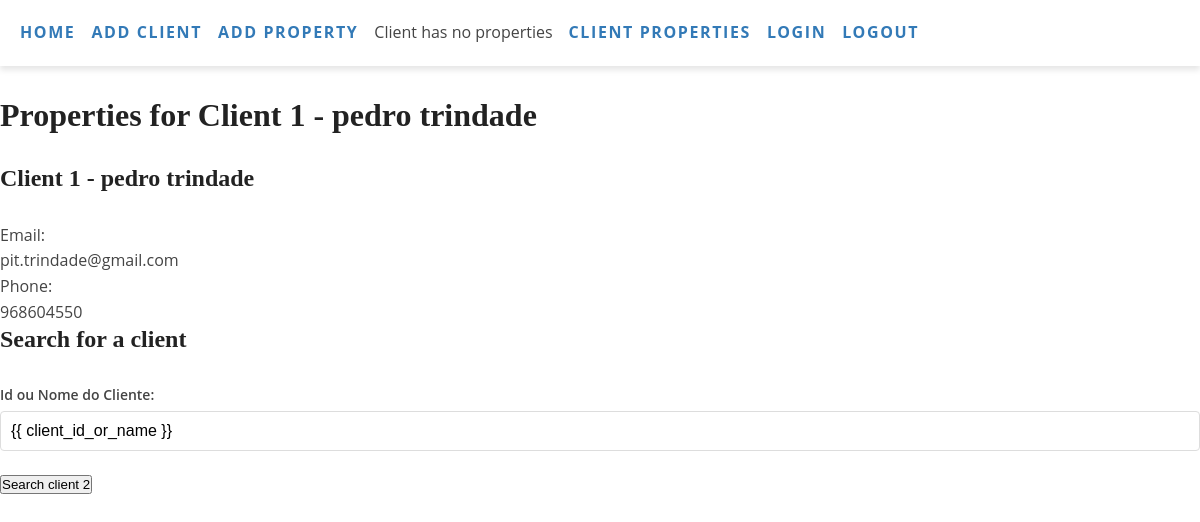
The page /client_properties/1 on the database its author committed.
### models.py (models this page shows)
class Client(db.Model):
    id = db.Column(db.Integer, primary_key=True)
    name = db.Column(db.String(50), nullable=False)
    email = db.Column(db.String(50), nullable=False)
    phone = db.Column(db.String(20))
    address = db.Column(db.String(200))
    birthdate = db.Column(db.String(20))
    marital_status = db.Column(db.String(20))
    profession = db.Column(db.String(50))
    income = db.Column(db.Integer)
    properties = db.relationship('Properties', back_populates='client', lazy=True)
    sales = db.relationship('Sale', backref='client', lazy=True)
    interactions = db.relationship('Interaction', backref='client', lazy=True)
    def __repr__(self):
        return f'Client({self.name}, {self.email})'

### crm.py (the view)
@app.route('/client_properties/<int:client_id>', methods=['GET'])
def client_properties(client_id):
    client_id_or_name = request.form.get('client_id')
    client = Client.query.filter_by(id=client_id).first_or_404()
    print('client_properties view reached with client_id:', client_id)
    properties = [association.property for association in client.property_associations]
    print('Rendering template with parameters:', {'client': client, 'properties': properties})
    return render_template('client_properties.html', client=client, properties=properties)

### crm.py (called while the page is built)
@app.context_processor
def inject_csrf_token():
    return dict(csrf_token=generate_csrf())

@app.context_processor
def inject_debug():
    return dict(debug=app.debug)

### templates/client_properties.html (shortened to what this page needs)
{% extends "base.html" %}
{% block content %}
        <link href="{{ url_for('static', filename='style.css') }}" rel="stylesheet" type="text/css">
    <head>
    </head>
    <body>
        <h1>Properties for Client {{ client.id }} - {{ client.name }}</h1>
          {% if client %}
        <h2>Client {{ client.id }} - {{ client.name }}</h2>
        <dl>
          <dt>Email:</dt>
          <dd>{{ client.email }}</dd>
          <dt>Phone:</dt>
          <dd>{{ client.phone }}</dd>
        </dl>
      {% else %}
        <p>Client not found.</p>
      {% endif %}
      <h2>Search for a client</h2>
    <form action="{{ url_for('search_client_properties', client_id=client.id) }}" method="GET">
    <label for="client_id_or_name">Id ou Nome do Cliente:</label>
    <input type="text" name="client_id_or_name" id="client_id_or_name" value="{{ client_id_or_name }}">
    <button type="submit">Search client 2</button>
</form>
    {% endblock %}

### static/base.css (style rules this page uses)
* { box-sizing: border-box; margin: 0; padding: 0; }
body { font-family: 'Helvetica Neue', sans-serif; font-size: 16px; line-height: 1.5; color: #333; }
h1, h2, h3, h4, h5, h6 { margin-bottom: 1rem; font-weight: bold; line-height: 1.2; }

### static/style.css (style rules this page uses)
body { font-family: 'Open Sans', sans-serif; font-size: 16px; color: #444444; line-height: 1.6; }
h1, h2, h3, h4, h5, h6 { font-family: 'Playfair Display', serif; font-weight: 700; margin-bottom: 30px; color: #222222; }
form label { display: block; font-size: 14px; font-weight: 600; margin-bottom: 5px; }
form input[type="text"], form input[type="email"], form input[type="password"], form textarea { width: 100%; padding: 10px; border-radius: 4px; border: 1px solid #dddddd; font-size: 16px; margin-bottom: 20px; }

### rows shown on the page
Client: id "1", name "pedro trindade", email "pit.trindade@gmail.com", phone "968604550"
